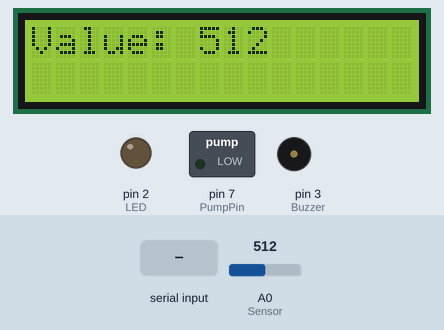
This sketch was run on a simulated Arduino Uno, built with avr-gcc and run on an emulated ATmega328P. On the bench: 16×2 character LCD, switched loads named in the sketch (green lamp = pin HIGH), output pins drawn as LEDs (lit = HIGH), buzzer (waves = sounding). The test bench sets the inputs (shaded band); at power-on: A0 (Sensor) = 512. What the sketch prints to the serial monitor is not drawn.

Above: at 1.2 s.
1.3 s: A0 (Sensor) set to 588
At 3.2 s:
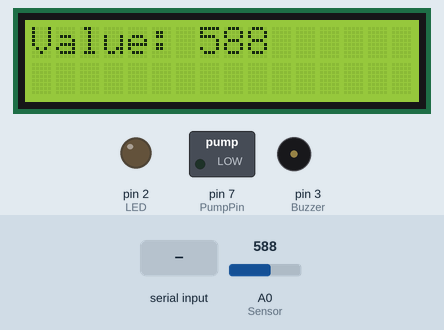
3.5 s: A0 (Sensor) set to 611
At 4.6 s:
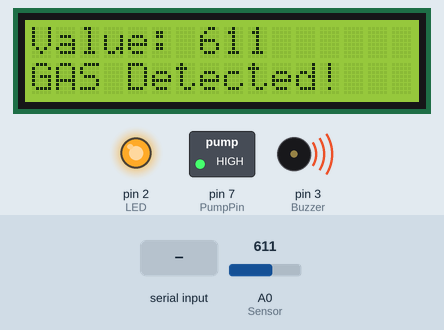
5.6 s: "stop\n" received over Serial
At 6.6 s:
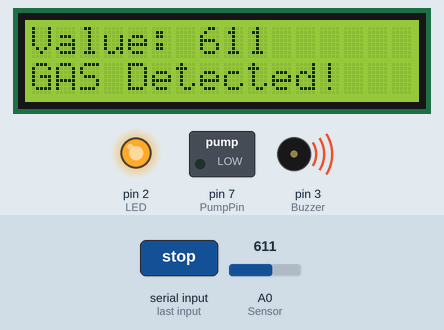
7.6 s: A0 (Sensor) set to 590
At 9.1 s:
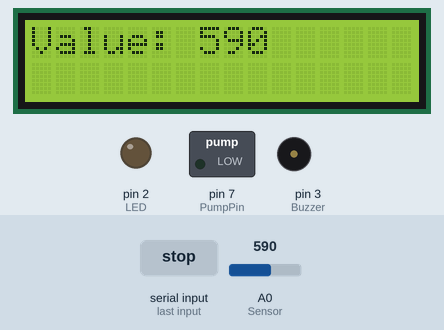
9.6 s: "threshold:\n" received over Serial
At 10.5 s:
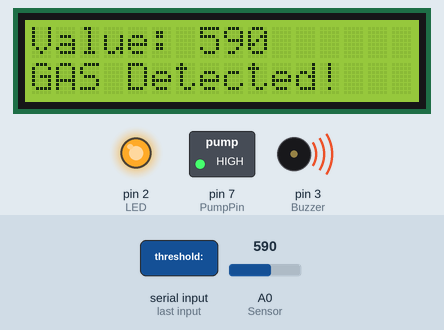
Timing chart, 0 to 12.6 s (numbered marks = the images above; inputs shaded):
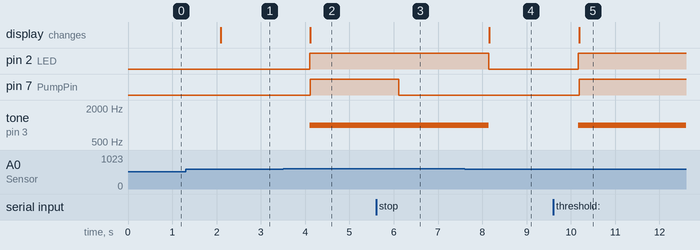

The sketch:

GasNode.ino
```cpp
#include <LiquidCrystal_I2C.h>
LiquidCrystal_I2C lcd(0x27, 16, 2);

#define LED 2
#define Buzzer 3
#define Sensor A0
#define PumpPin 7

int threshold = 600;
bool alertTriggered = false;

void setup() {
  Serial.begin(9600);
  lcd.init();
  lcd.backlight();
  pinMode(LED, OUTPUT);
  pinMode(Buzzer, OUTPUT);
  pinMode(PumpPin, OUTPUT);
}

void loop() {

  if (Serial.available() > 0) {
    String command = Serial.readStringUntil('\n');
    if (command.startsWith("threshold:")) {
      threshold = command.substring(10).toInt();
      Serial.println(threshold); // Echo the threshold value back to the Python script
    } else if (command == "stop") {
      digitalWrite(PumpPin, LOW); // Turn off the water pump
    }
  }

  int value = analogRead(Sensor);
  lcd.setCursor(0, 0);
  lcd.print("Value: ");
  lcd.print(value);
  lcd.print("   ");
  Serial.println(value);

  if (value > threshold && !alertTriggered) {
    alertTriggered = true;
    digitalWrite(LED, HIGH);
    tone(Buzzer, 1000);
    lcd.setCursor(0, 1);
    lcd.print("GAS Detected!");
    digitalWrite(PumpPin, HIGH);
    Serial.println(value);
    //delay(500); // Delay for the alert
    //noTone(Buzzer);
    //delay(500); // Delay for the alert
  } else if (value <= threshold && alertTriggered) {
    alertTriggered = false;
    digitalWrite(LED, LOW);
    noTone(Buzzer);
    lcd.setCursor(0, 1);
    lcd.print("              ");
    digitalWrite(PumpPin, LOW);
    Serial.println(value);
  }
  delay(2000);
}
```

Measured:
- the behaviour switches between 600 and 601 on A0 (Sensor) (found by bisection; images 1 and 2)
- after the input at 1.3 s, the display: changes after 0.79 s (image 1)
- after the input at 3.5 s, pin 2 (LED): LOW → HIGH after 0.60 s; pin 7 (PumpPin): LOW → HIGH after 0.62 s; tone on pin 3 (Buzzer): silent → 1000 Hz after 0.60 s; the display: changes after 0.62 s (image 2)
- after the input at 5.6 s, pin 7 (PumpPin): HIGH → LOW after 0.52 s
- after the input at 7.6 s, pin 2 (LED): HIGH → LOW after 0.54 s; tone on pin 3 (Buzzer): 1000 Hz → silent after 0.54 s; the display: changes after 0.56 s (image 4)
- after the input at 9.6 s, pin 2 (LED): LOW → HIGH after 0.57 s; pin 7 (PumpPin): LOW → HIGH after 0.58 s; tone on pin 3 (Buzzer): silent → 1000 Hz after 0.57 s; the display: changes after 0.58 s (image 5)
